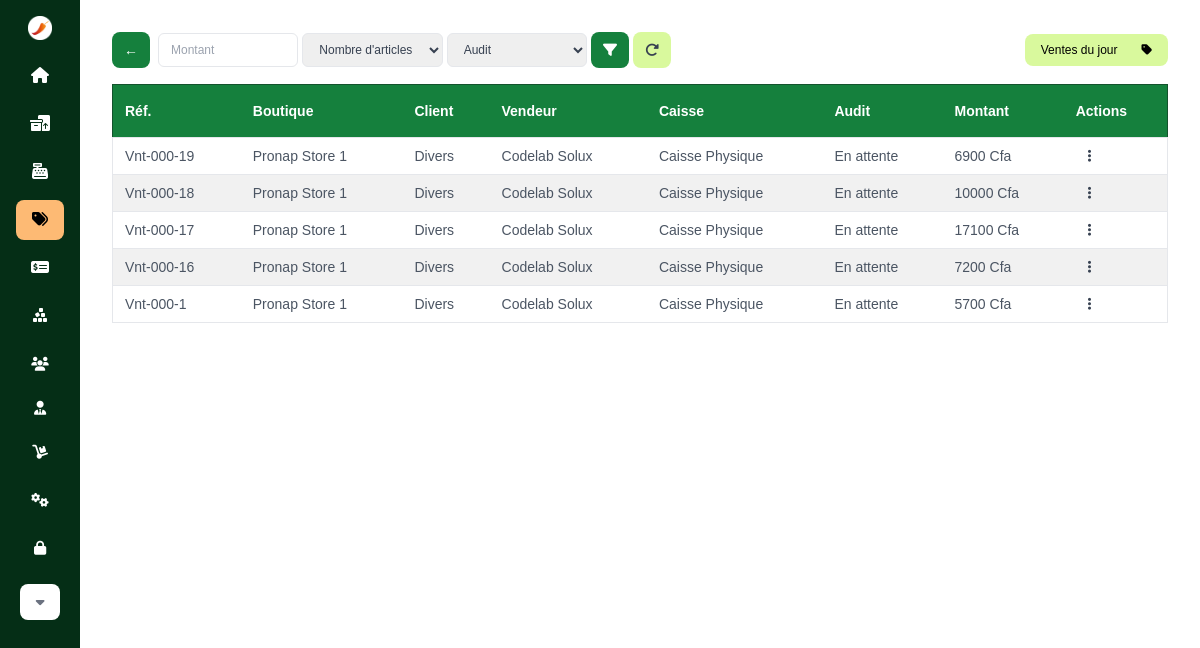
/sales/ (signed in), run on the app's committed database.
### base/models.py (models this page shows, shortened)
class Sale(models.Model):
    store = models.ForeignKey(Store, default=1, on_delete=models.CASCADE)
    buyer = models.ForeignKey(Client, default=1, on_delete=models.CASCADE)
    seller = models.ForeignKey(CustomUser, on_delete=models.CASCADE)
    product_stocks = models.ManyToManyField(ProductStock, through='SaleItem')
    cashdesk = models.ForeignKey(Cashdesk, default=1, blank=True, null=True, on_delete=models.SET_NULL)
    audit = models.CharField(
        max_length=50, choices=audit_statuses, default='pending')
    items = models.IntegerField(default=0)
    total = models.IntegerField(default=0)
    discount = models.IntegerField(default='0', blank=True, null=True)
    observation = models.CharField(max_length=500, blank=True, null=True)
    timestamp = models.DateTimeField(auto_now=True)

class Store(models.Model):
    store_type = models.CharField(max_length=50, choices=store_types)
    manager = models.ForeignKey(
        CustomUser, blank=True, null=True, on_delete=models.SET_NULL, related_name='store_manager')
    workers = models.ManyToManyField(
        CustomUser, blank=True, related_name='store_workers')
    name = models.CharField(max_length=255, default='', null=True, blank=True)
    address = models.CharField(max_length=255, default='',)
    city = models.CharField(max_length=255, default='',)
    country = models.CharField(max_length=255, default='',)
    phone = models.CharField(max_length=255, default='',)
    description = models.CharField(max_length=500, blank=True, null=True)
    image = models.ImageField(upload_to='store/', blank=True, null=True)
    is_active = models.BooleanField(default=False)
    is_open = models.BooleanField(default=False)
    opening_time = models.TimeField(blank=True, null=True)
    closing_time = models.TimeField(blank=True, null=True)
    opening_date = models.DateField(null=True, blank=True)

class Client(models.Model):
    name = models.CharField(
        max_length=255, default='', null=True, blank=True)
    entity_type = models.CharField(max_length=50, choices=entity_types, default='company')
    sex = models.CharField(max_length=50, default='neutral', choices=sexes)
    email = models.EmailField(max_length=255, blank=True, null=True)
    phone = models.CharField(max_length=255, default='', blank=True, null=True)
    address = models.CharField( max_length=255, default='', blank=True, null=True)
    timestamp = models.DateTimeField(auto_now=True)

class Cashdesk(models.Model):
    store = models.ForeignKey(Store, default=1, on_delete=models.CASCADE)
    cashdesk_type = models.CharField(max_length=50, choices=cashdesk_types)
    name = models.CharField(max_length=500)
    phone = models.CharField(max_length=500, blank=True, null=True)
    acc_number = models.CharField(max_length=500, blank=True, null=True)
    debits = models.IntegerField(default='0', blank=True, null=True)
    credits = models.IntegerField(default='0', blank=True, null=True)

### accounts/models.py (models this page shows, shortened)
class CustomUser(AbstractBaseUser, PermissionsMixin):
    email = models.EmailField(db_index=True, unique=True, max_length=255)
    username = models.CharField(
        max_length=255, unique=True, blank=True, null=True)
    first_name = models.CharField(max_length=255)
    last_name = models.CharField(max_length=255)
    phone = models.CharField(max_length=100, unique=True, blank=True, null=True)
    role = models.ForeignKey(
        Role, on_delete=models.CASCADE, blank=True, null=True,)
    is_active = models.BooleanField(default=True)
    is_staff = models.BooleanField(default=False)
    is_superuser = models.BooleanField(default=False)
    objects = CustomUserManager()
    USERNAME_FIELD = 'email'
    REQUIRED_FIELDS = []
    def get_full_name(self):
        return f' {self.last_name} {self.first_name}'

### base/views.py (the view)
# urls.py: path('sales/', sales, name='sales'),
@login_required(login_url='login')
def sales(req):
    user = req.user
    if not user.is_staff:
        messages.info(req, "Access denied!!!")
        return redirect('home')
    cashdesks = Cashdesk.objects.all()
    buyers = Client.objects.all()
    sellers = CustomUser.objects.all()
    product_stocks = ProductStock.objects.all()
    sales = Sale.objects.all().order_by('-timestamp')
    objects = paginate_objects(req, sales)
    context = {
        "sales": "active",
        'title': 'Ventes',
        'objects': objects,
    }
    return render(req, 'base/sales.html', context)

### base/context_processors.py (called while the page is built)
def cart(request):
    return {'cart': Cart(request)}

### utils.py (called while the page is built)
def h_encode(id):
    return hashids.encode(id)

def paginate_objects(req, obj_list, obj_count=12):
    p = Paginator(obj_list, obj_count)
    page = req.GET.get('page')
    objects = p.get_page(page)
    return objects

    def to_url(self, value):
        return h_encode(value)

### base/templates/base/sales.html (shortened to what this page needs)
{% extends 'main.html' %} {% load static %} {% block content %}
<div class="w-full max-w-7xl mx-auto flex flex-col gap-4">
  <div class="flex justify-between items-center text-sm">
    <div class="flex justify-between items-center gap-2">
      <a
        id="back-button"
        class="inline-block px-3 py-2 text-white bg-green-700 hover:bg-green-900 rounded-lg transition-all duration-300"
        href="#"
        >&larr;
      </a>
      <form
        action="{% url 'sales' %}"
        method="get"
        class="w-full flex justify-between items-center gap-1"
      >
        <section class="w-full flex justify-between items-center gap-1 text-xs">
          <input
            placeholder="Montant"
            name="total"
            type="text"
            class="px-3 py-2 rounded-md border focus:bg-gray-100 focus:outline-none focus:ring-1 focus:ring-lime-400 w-full cursor-pointer"
          />
          <select
            name="items"
            class="px-3 py-2 rounded-md border focus:bg-gray-100 focus:outline-none focus:ring-1 focus:ring-lime-400 w-full cursor-pointer"
          >
            <option value="" selected disabled>Nombre d'articles</option>
          </select>
          <select
            name="status"
            class="px-3 py-2 rounded-md border focus:bg-gray-100 focus:outline-none focus:ring-1 focus:ring-lime-400 w-full cursor-pointer"
          >
            <option value="" selected="true" disabled="disabled">Audit</option>
          </select>
        </section>
        <button
          class="px-3 py-2 bg-green-700 hover:bg-green-900 text-white rounded-lg transition duration-200 ease-in"
          type="submit"
        >
          <i class="fa-solid fa-filter"></i>
        </button>
        <button
          class="px-3 py-2 bg-lime-200 hover:bg-lime-400 hover:text-black rounded-lg transition duration-200 ease-in"
          hx-on:click="clearForm('filter')"
          type="submit"
        >
          <i class="fa-solid fa-rotate-right"></i>
        </button>
      </form>
    </div>
    <a
      href="{% url 'sales' %}"
      class="bg-lime-200 hover:bg-lime-300 rounded-lg py-2 px-4 text-xs text-black flex items-center gap-4 group"
    >
      Ventes du jour
      <i class="fa-solid fa-tag ml-2"></i>
    </a>
  </div>
  {% if not objects %}
  <div
    class="h-full flex flex-col items-center justify-center gap-2 my-20 mx-auto"
  >
    <i class="fa-solid fa-tags text-green-700 text-9xl"></i>
    <span>Aucune ventes trouvé</span>
  </div>
  {% else %}
    <table class="w-full text-left db-table rounded-xl">
      <thead class="bg-green-700 border border-green-900 text-white">
        <tr>
          <th class="px-3 py-4 text-sm">Réf.</th>
          <th class="px-3 py-4 text-sm">Boutique</th>
          <th class="px-3 py-4 text-sm">Client</th>
          <th class="px-3 py-4 text-sm">Vendeur</th>
          <th class="px-3 py-4 text-sm">Caisse</th>
          <th class="px-3 py-4 text-sm">Audit</th>
          <th class="px-3 py-4 text-sm">Montant</th>
          <th class="px-3 py-4 text-sm">Actions</th>
        </tr>
      </thead>
      <tbody class="border">
        {% for obj in objects %}
        <tr
          class="text-gray-600 border text-sm hover:bg-white hover:text-black transition-all duration-50"
        >
          <td class="px-3 py-1">Vnt-000-{{obj.id}}</td>
          <td class="px-3 py-1">{{obj.store.name}}</td>
          <td class="px-3 py-1">{{obj.buyer.name}}</td>
          <td class="px-3 py-1">{{obj.seller.get_full_name}}</td>
          <td class="px-3 py-1">{{obj.cashdesk.name}}</td>
          <td class="px-3 py-1">{{obj.get_audit_display}}</td>
          <td class="px-3 py-1">{{obj.total}} Cfa</td>
          <td class="px-3 py-1 relative">
            <div
              class="w-fit flex gap-3 justify-end items-end text-end text-gray-700"
            >
              <button
                type="button"
                class="hover:bg-white hover:text-green-500 px-3 py-1 rounded-full"
                name="sentry"
                onclick="toggleMenu(this,'menu_{{obj.id}}')"
              >
                <i class="fa-sharp fa-solid fa-ellipsis-vertical"></i>
              </button>
            </div>
          </td>
        </tr>
        {% endfor %}
      </tbody>
    </table>
  {% endif %}
</div>
{% endblock %}

### static/styles.css (style rules this page uses)
.db-table { border-collapse: collapse; }
.db-table tbody tr:nth-of-type(even) { background-color: #f1f1f1; }

### templates/main.html (style rules this page uses)
body { font-family: "Saira", sans-serif; }

### data on the page
Sale: id "19", store.name "Pronap Store 1", buyer.name "Divers", seller.get_full_name "Codelab Solux", cashdesk.name "Caisse Physique", audit "En attente", total "6900"
Sale: id "18", store.name "Pronap Store 1", buyer.name "Divers", seller.get_full_name "Codelab Solux", cashdesk.name "Caisse Physique", audit "En attente", total "10000"
Sale: id "17", store.name "Pronap Store 1", buyer.name "Divers", seller.get_full_name "Codelab Solux", cashdesk.name "Caisse Physique", audit "En attente", total "17100"
Sale: id "16", store.name "Pronap Store 1", buyer.name "Divers", seller.get_full_name "Codelab Solux", cashdesk.name "Caisse Physique", audit "En attente", total "7200"
Sale: id "1", store.name "Pronap Store 1", buyer.name "Divers", seller.get_full_name "Codelab Solux", cashdesk.name "Caisse Physique", audit "En attente", total "5700"
